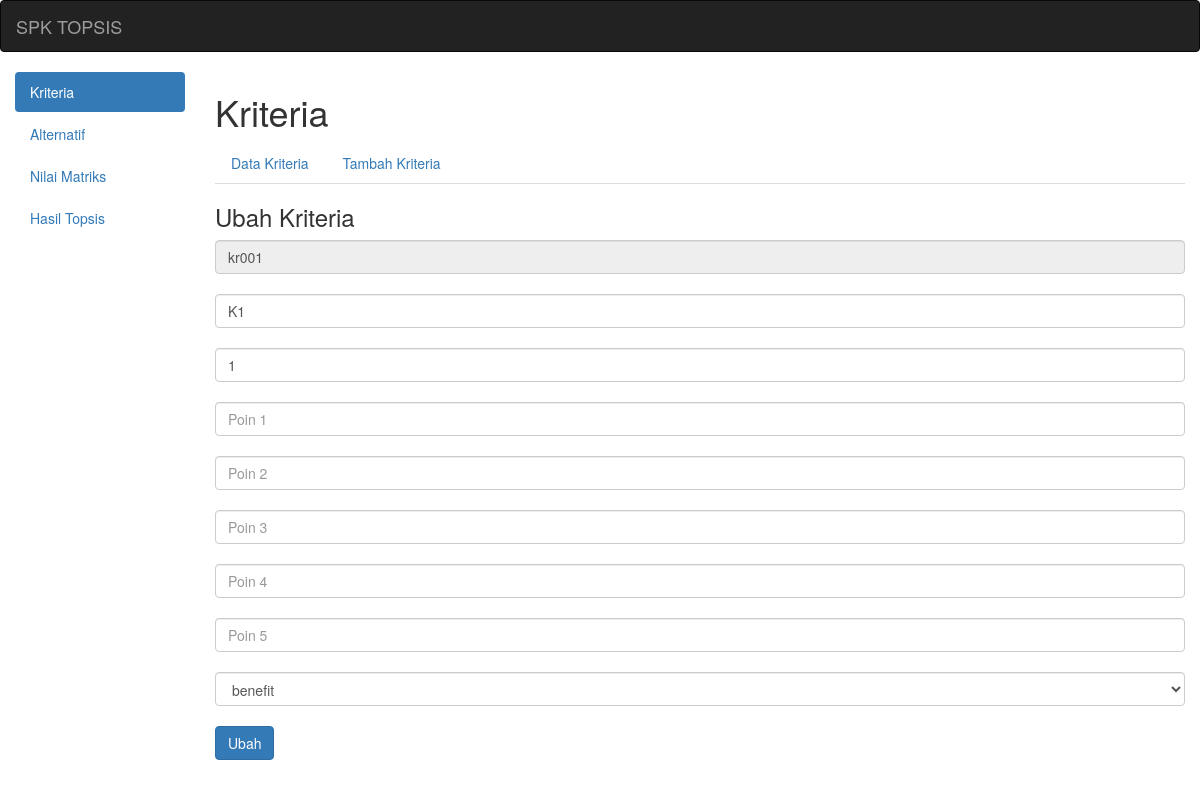
The page /?a=kriteria&k=ubahk&id=kr001 on the database its author committed.
### tables this page shows
CREATE TABLE `kriteria` (
  `id_kriteria` varchar(5) NOT NULL,
  `nama_kriteria` varchar(45) NOT NULL,
  `bobot` double NOT NULL,
  `sifat` varchar(15) NOT NULL
);

### ubahkriteria.php (the view, shortened to what this page needs)
<?php
$s=mysql_query("select * from kriteria where id_kriteria='$_GET[id]'");
$d=mysql_fetch_assoc($s);
?>
<div class="box-header">
    <h3 class="box-title">Ubah Kriteria</h3>
</div>
<div class="box-body pad">
 <form action="" method="POST">
 <input type="text" name="id_kriteria" class="form-control" value="<?php echo $d['id_kriteria']; ?>" readonly>
 <br />
 <input type="text" name="nama_kriteria" class="form-control"  placeholder="Nama Kriteria" value="<?php echo $d['nama_kriteria']; ?>" >
 <br />
 <input type="text" name="bobot" class="form-control" placeholder="Bobot" value="<?php echo $d['bobot']; ?>">
 <br />
 <input type="text" name="poin1" class="form-control" placeholder="Poin 1" value="<?php echo $d['poin1']; ?>">
 <br />
 <input type="text" name="poin2" class="form-control" placeholder="Poin 2" value="<?php echo $d['poin2']; ?>">
 <br />
 <input type="text" name="poin3" class="form-control" placeholder="Poin 3" value="<?php echo $d['poin3']; ?>">
 <br />
 <input type="text" name="poin4" class="form-control" placeholder="Poin 4" value="<?php echo $d['poin4']; ?>">
 <br />
 <input type="text" name="poin5" class="form-control" placeholder="Poin 5" value="<?php echo $d['poin5']; ?>">
 <br />
 <select name="sifat" class="form-control">
	<option value="<?php echo $d['sifat']; ?>"><?php echo $d['sifat']; ?></option>
 </select>
 <br />
 <input type="submit" name="ubah" value="Ubah" class="btn btn-primary">
 <br />
 </form>
</div>

### rows shown on the page
kriteria: id_kriteria "kr001", nama_kriteria "K1", bobot "1", sifat "benefit"
